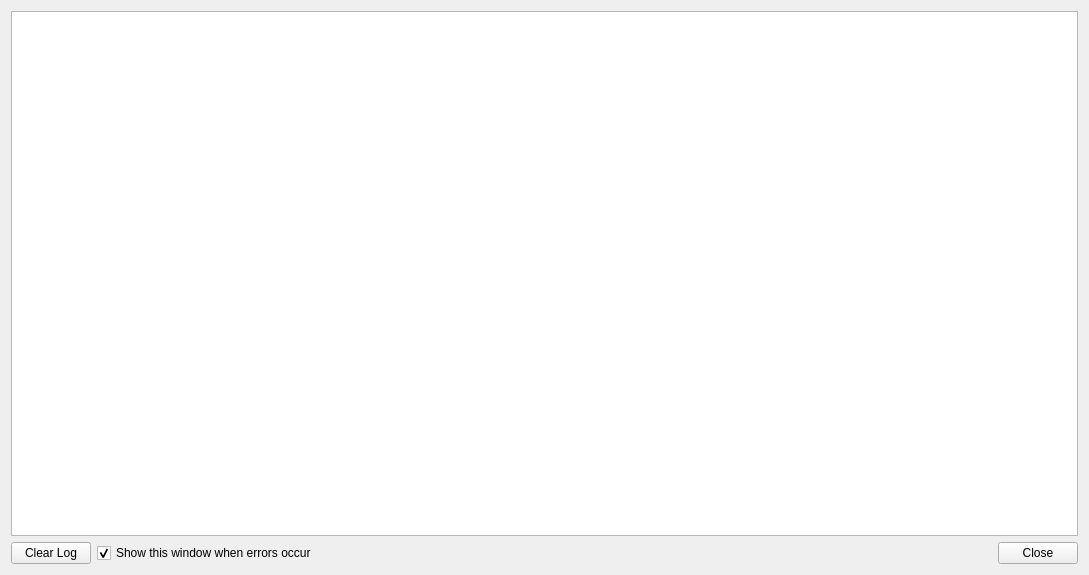
<?xml version="1.0" encoding="UTF-8"?>
<ui version="4.0">
 <class>LoggingWidget</class>
 <widget class="QWidget" name="LoggingWidget">
  <property name="geometry">
   <rect>
    <x>0</x>
    <y>0</y>
    <width>1089</width>
    <height>575</height>
   </rect>
  </property>
  <property name="windowTitle">
   <string>Logging</string>
  </property>
  <layout class="QGridLayout" name="gridLayout">
   <item row="0" column="0" colspan="3">
    <widget class="QPlainTextEdit" name="plainTextEdit">
     <property name="undoRedoEnabled">
      <bool>false</bool>
     </property>
     <property name="lineWrapMode">
      <enum>QPlainTextEdit::NoWrap</enum>
     </property>
     <property name="readOnly">
      <bool>true</bool>
     </property>
    </widget>
   </item>
   <item row="1" column="0">
    <widget class="QPushButton" name="buttonClearLog">
     <property name="text">
      <string>Clear Log</string>
     </property>
    </widget>
   </item>
   <item row="1" column="1">
    <widget class="QCheckBox" name="cbShowOnError">
     <property name="text">
      <string>Show this window when errors occur</string>
     </property>
     <property name="checked">
      <bool>true</bool>
     </property>
    </widget>
   </item>
   <item row="1" column="2">
    <widget class="QDialogButtonBox" name="buttonBox">
     <property name="standardButtons">
      <set>QDialogButtonBox::Close</set>
     </property>
    </widget>
   </item>
  </layout>
 </widget>
 <resources/>
 <connections/>
</ui>
